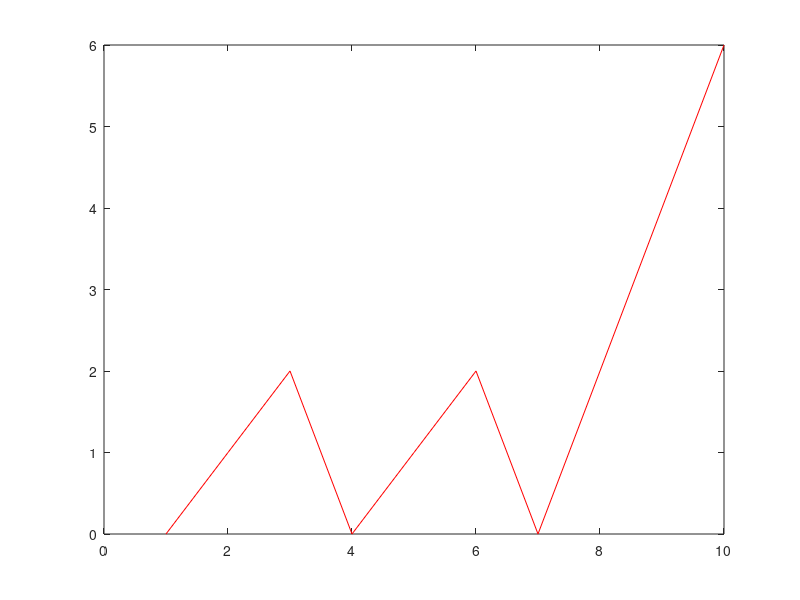
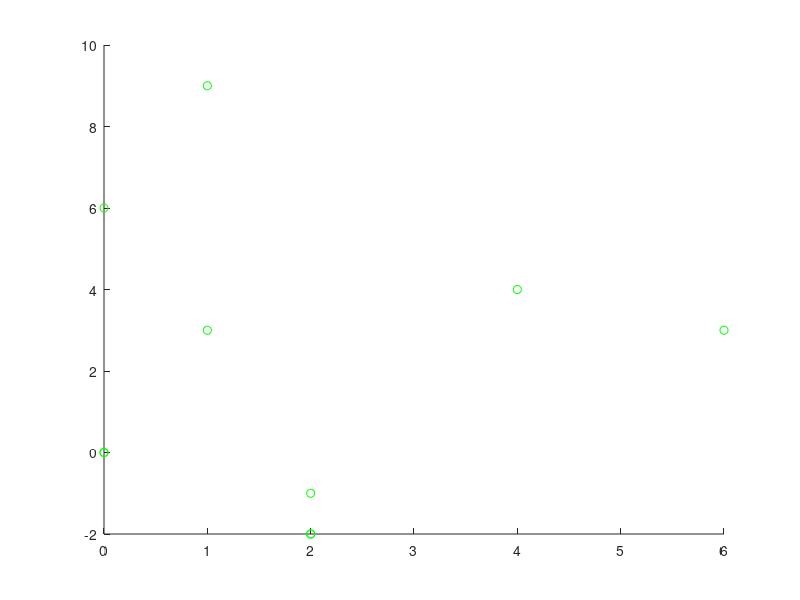

MATLAB code for these plots, in order:
close all;

figure;
plot([0.000000,1.000000,2.000000,0.000000,1.000000,2.000000,0.000000,2.000000,4.000000,6.000000],'r');

figure;
scatter([0.000000,1.000000,2.000000,0.000000,1.000000,2.000000,0.000000,2.000000,4.000000,6.000000],[6.000000,3.000000,-2.000000,0.000000,9.000000,-1.000000,0.000000,-2.000000,4.000000,3.000000],'g');

